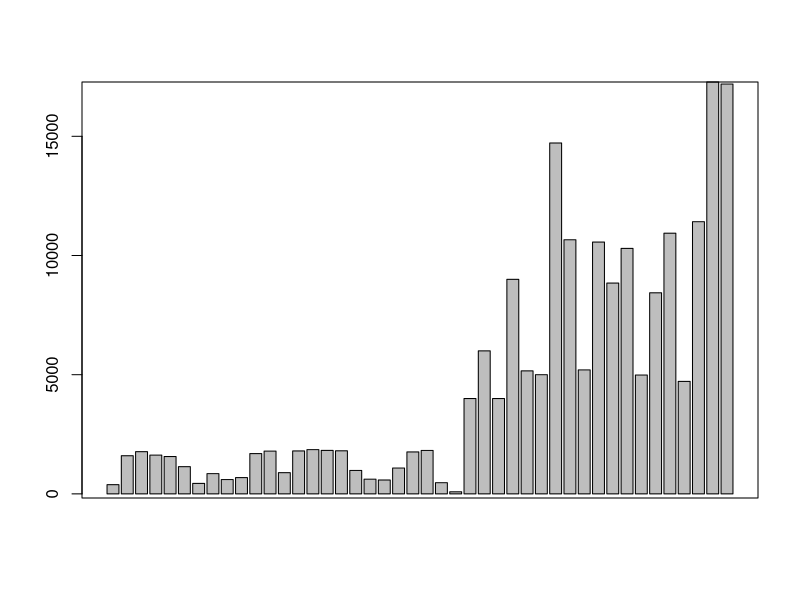

This chart was generated by the following R code:
# Group the data in Postgresql SQL query to reduce the number of data points.
# csv is generated via
# 
# COPY (select date_trunc('day',date_modified),count(*) from idb_object_keys WHERE  user_uuid = '285a4be0-5cfe-4d4f-9c8b-b0f0f3571079' group by date_trunc order by date_trunc)  to '/tmp/uploadsbyday20140911.csv' with CSV;

# 
png(filename="output_uploads_per_day_grouped.png",width=800)
uploads <- read.csv('uploadsbyday20140911.csv', header=FALSE)
colnames(uploads) <- c("date","uploadcount")

#plot.ts(uploads$uploadcount)

barplot(uploads$uploadcount)





#### from other example
# change margins
#par(mai=c(.75,.1,.5,.5))

#uploadstamps <- c(as.POSIXlt (strftime(uploads$V2)) )

#myhist <- hist(uploadstamps,breaks="days",main="Upload events per day",xlab="",ylab="",las=2,xaxt="n",yaxt="n",col="darkgrey",freq=TRUE)

#axis.POSIXct(1, at=seq((uploadstamps[1]-86400), as.POSIXlt(Sys.time()), by="day"), format="%b %d", srt=45, las=2,cex.axis=0.7)

#axis(4, at=myhist$freq)
####

box()
dev.off()